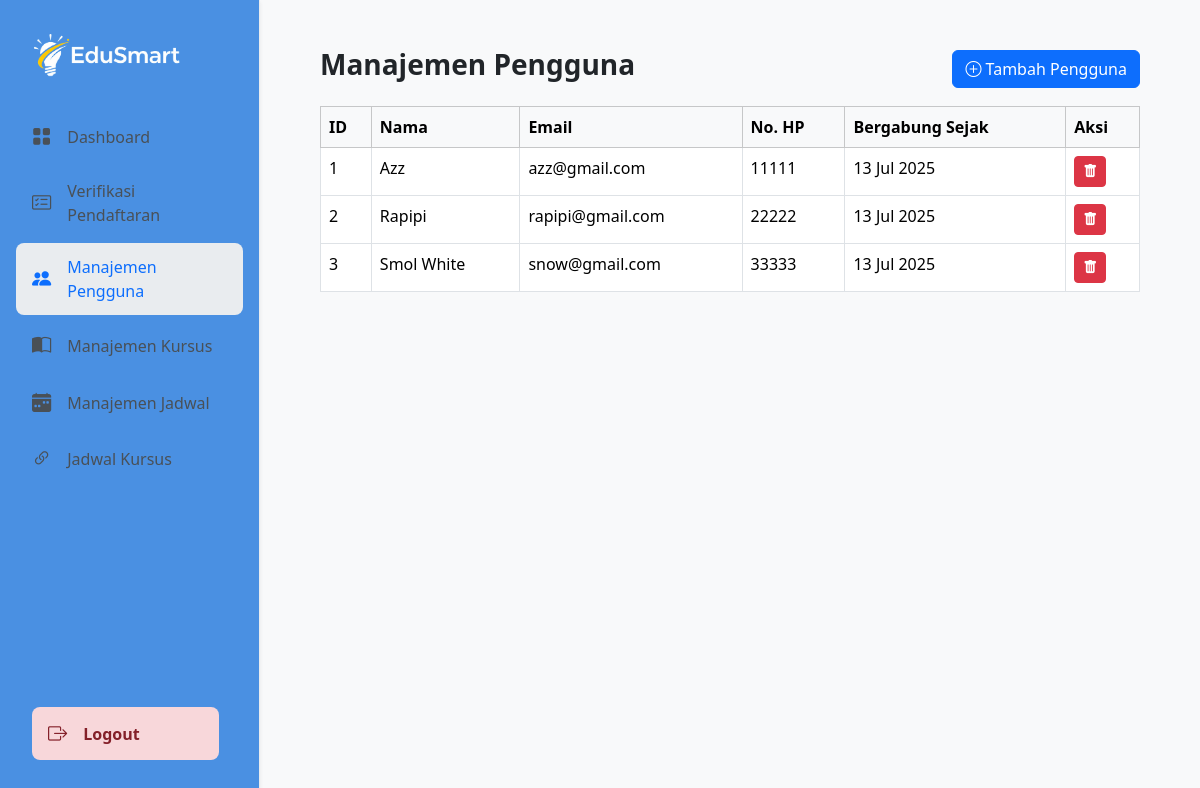
The page /admin/index.php?page=users (signed in) on the database its author committed.
### tables this page shows
CREATE TABLE `farhan_user` (
  `id` int(11) NOT NULL,
  `nama` varchar(100) NOT NULL,
  `email` varchar(100) NOT NULL,
  `password` varchar(255) NOT NULL,
  `no_hp` varchar(20) NOT NULL,
  `foto_profil` varchar(255) DEFAULT NULL,
  `akun_dibuat` datetime NOT NULL
);

### admin/pages/users.php (the view, shortened to what this page needs)
<?php
$result = $koneksi->query("SELECT id, nama, email, no_hp, akun_dibuat FROM farhan_user ORDER BY id");
?>
<div class="container-fluid">
    <div class="d-flex justify-content-between align-items-center mb-3">
        <h3 class="fw-bold">Manajemen Pengguna</h3>
        <button type="button" class="btn btn-primary" data-bs-toggle="modal" data-bs-target="#addUserModal">
            <i class="bi bi-plus-circle"></i> Tambah Pengguna
        </button>
    </div>
    <div class="table-responsive">
        <table class="table table-bordered table-hover">
            <thead class="table-light">
                <tr>
                    <th>ID</th>
                    <th>Nama</th>
                    <th>Email</th>
                    <th>No. HP</th>
                    <th>Bergabung Sejak</th>
                    <th>Aksi</th>
                </tr>
            </thead>
            <tbody>
                <?php while($user = $result->fetch_assoc()): ?>
                <tr>
                    <td><?php echo $user['id']; ?></td>
                    <td><?php echo htmlspecialchars($user['nama']); ?></td>
                    <td><?php echo htmlspecialchars($user['email']); ?></td>
                    <td><?php echo htmlspecialchars($user['no_hp']); ?></td>
                    <td><?php echo date('d M Y', strtotime($user['akun_dibuat'])); ?></td>
                    <td>
                        <a href="actions/delete_process.php?type=user&id=<?php echo $user['id']; ?>" class="btn btn-sm btn-danger" onclick="return confirm('Apakah Anda yakin ingin menghapus pengguna ini? Semua data pendaftarannya juga akan terhapus.')">
                            <i class="bi bi-trash-fill"></i>
                        </a>
                    </td>
                </tr>
                <?php endwhile; ?>
            </tbody>
        </table>
    </div>
</div>

### assets/css/admin-style.css (style rules this page uses)
:root { --brand-secondary: #ff6825; }
body { background-color: #f8f9fa; }

### rows shown on the page
farhan_user: id "1", nama "Azz", email "azz@gmail.com", no_hp "11111", akun_dibuat "13 Jul 2025"
farhan_user: id "2", nama "Rapipi", email "rapipi@gmail.com", no_hp "22222", akun_dibuat "13 Jul 2025"
farhan_user: id "3", nama "Smol White", email "snow@gmail.com", no_hp "33333", akun_dibuat "13 Jul 2025"
